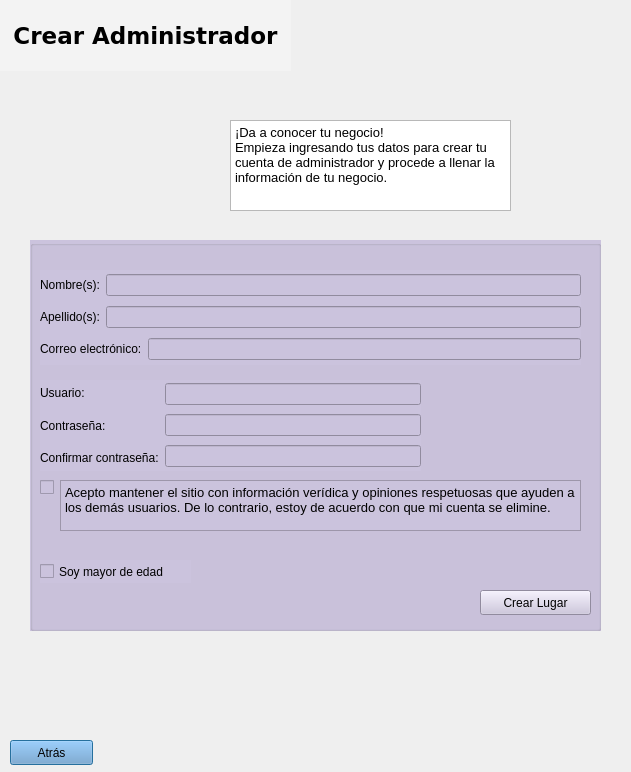
<?xml version="1.0" encoding="UTF-8"?>
<ui version="4.0">
 <class>CrearAdministrador</class>
 <widget class="QDialog" name="CrearAdministrador">
  <property name="geometry">
   <rect>
    <x>0</x>
    <y>0</y>
    <width>631</width>
    <height>772</height>
   </rect>
  </property>
  <property name="windowTitle">
   <string>Dialog</string>
  </property>
  <widget class="QLabel" name="label_17">
   <property name="geometry">
    <rect>
     <x>0</x>
     <y>0</y>
     <width>291</width>
     <height>71</height>
    </rect>
   </property>
   <property name="font">
    <font>
     <family>DejaVu Sans</family>
     <pointsize>17</pointsize>
     <weight>75</weight>
     <bold>true</bold>
    </font>
   </property>
   <property name="styleSheet">
    <string notr="true">background-color: rgb(243, 243, 243);</string>
   </property>
   <property name="text">
    <string>Crear Administrador</string>
   </property>
   <property name="alignment">
    <set>Qt::AlignCenter</set>
   </property>
  </widget>
  <widget class="QLabel" name="label_7">
   <property name="geometry">
    <rect>
     <x>450</x>
     <y>630</y>
     <width>171</width>
     <height>131</height>
    </rect>
   </property>
   <property name="text">
    <string/>
   </property>
   <property name="pixmap">
    <pixmap>../Pictures/taxi.png</pixmap>
   </property>
  </widget>
  <widget class="QLabel" name="label_6">
   <property name="geometry">
    <rect>
     <x>400</x>
     <y>0</y>
     <width>231</width>
     <height>101</height>
    </rect>
   </property>
   <property name="text">
    <string/>
   </property>
   <property name="pixmap">
    <pixmap>../Pictures/turis.png</pixmap>
   </property>
  </widget>
  <widget class="QPushButton" name="pushButton_atras">
   <property name="geometry">
    <rect>
     <x>10</x>
     <y>740</y>
     <width>83</width>
     <height>25</height>
    </rect>
   </property>
   <property name="styleSheet">
    <string notr="true">background-color: rgb(114, 159, 207);</string>
   </property>
   <property name="text">
    <string>Atrás</string>
   </property>
  </widget>
  <widget class="QTextBrowser" name="textBrowser">
   <property name="geometry">
    <rect>
     <x>230</x>
     <y>120</y>
     <width>281</width>
     <height>91</height>
    </rect>
   </property>
   <property name="html">
    <string>&lt;!DOCTYPE HTML PUBLIC &quot;-//W3C//DTD HTML 4.0//EN&quot; &quot;http://www.w3.org/TR/REC-html40/strict.dtd&quot;&gt;
&lt;html&gt;&lt;head&gt;&lt;meta name=&quot;qrichtext&quot; content=&quot;1&quot; /&gt;&lt;style type=&quot;text/css&quot;&gt;
p, li { white-space: pre-wrap; }
&lt;/style&gt;&lt;/head&gt;&lt;body style=&quot; font-family:'DejaVu Sans, '; font-size:10pt; font-weight:400; font-style:normal;&quot;&gt;
&lt;p style=&quot; margin-top:0px; margin-bottom:0px; margin-left:0px; margin-right:0px; -qt-block-indent:0; text-indent:0px;&quot;&gt;¡Da a conocer tu negocio! &lt;/p&gt;
&lt;p style=&quot; margin-top:0px; margin-bottom:0px; margin-left:0px; margin-right:0px; -qt-block-indent:0; text-indent:0px;&quot;&gt;Empieza ingresando tus datos para crear tu cuenta de administrador y procede a llenar la información de tu negocio.&lt;/p&gt;&lt;/body&gt;&lt;/html&gt;</string>
   </property>
  </widget>
  <widget class="QLabel" name="label_3">
   <property name="geometry">
    <rect>
     <x>30</x>
     <y>80</y>
     <width>151</width>
     <height>151</height>
    </rect>
   </property>
   <property name="text">
    <string/>
   </property>
   <property name="pixmap">
    <pixmap>../Downloads/pipol.png</pixmap>
   </property>
  </widget>
  <widget class="QGroupBox" name="groupBox">
   <property name="geometry">
    <rect>
     <x>30</x>
     <y>240</y>
     <width>571</width>
     <height>391</height>
    </rect>
   </property>
   <property name="styleSheet">
    <string notr="true">background-color: rgb(203, 195, 221);</string>
   </property>
   <property name="title">
    <string/>
   </property>
   <widget class="QPushButton" name="pushButton_crearLugar">
    <property name="geometry">
     <rect>
      <x>450</x>
      <y>350</y>
      <width>111</width>
      <height>25</height>
     </rect>
    </property>
    <property name="text">
     <string>Crear Lugar</string>
    </property>
   </widget>
   <widget class="QCheckBox" name="checkBox">
    <property name="geometry">
     <rect>
      <x>10</x>
      <y>240</y>
      <width>14</width>
      <height>15</height>
     </rect>
    </property>
    <property name="text">
     <string/>
    </property>
   </widget>
   <widget class="QCheckBox" name="checkBox_2">
    <property name="geometry">
     <rect>
      <x>10</x>
      <y>320</y>
      <width>151</width>
      <height>23</height>
     </rect>
    </property>
    <property name="text">
     <string>Soy mayor de edad</string>
    </property>
   </widget>
   <widget class="QTextBrowser" name="textBrowser_2">
    <property name="geometry">
     <rect>
      <x>30</x>
      <y>240</y>
      <width>521</width>
      <height>51</height>
     </rect>
    </property>
    <property name="verticalScrollBarPolicy">
     <enum>Qt::ScrollBarAlwaysOff</enum>
    </property>
    <property name="horizontalScrollBarPolicy">
     <enum>Qt::ScrollBarAlwaysOff</enum>
    </property>
    <property name="html">
     <string>&lt;!DOCTYPE HTML PUBLIC &quot;-//W3C//DTD HTML 4.0//EN&quot; &quot;http://www.w3.org/TR/REC-html40/strict.dtd&quot;&gt;
&lt;html&gt;&lt;head&gt;&lt;meta name=&quot;qrichtext&quot; content=&quot;1&quot; /&gt;&lt;style type=&quot;text/css&quot;&gt;
p, li { white-space: pre-wrap; }
&lt;/style&gt;&lt;/head&gt;&lt;body style=&quot; font-family:'DejaVu Sans, '; font-size:10pt; font-weight:400; font-style:normal;&quot;&gt;
&lt;p style=&quot; margin-top:0px; margin-bottom:0px; margin-left:0px; margin-right:0px; -qt-block-indent:0; text-indent:0px;&quot;&gt;Acepto mantener el sitio con información verídica y opiniones respetuosas que ayuden a los demás usuarios. De lo contrario, estoy de acuerdo con que mi cuenta se elimine.&lt;/p&gt;&lt;/body&gt;&lt;/html&gt;</string>
    </property>
   </widget>
   <widget class="QWidget" name="layoutWidget_2">
    <property name="geometry">
     <rect>
      <x>10</x>
      <y>140</y>
      <width>381</width>
      <height>91</height>
     </rect>
    </property>
    <layout class="QHBoxLayout" name="horizontalLayout_3">
     <item>
      <layout class="QVBoxLayout" name="verticalLayout">
       <item>
        <widget class="QLabel" name="label_4">
         <property name="text">
          <string>Usuario:</string>
         </property>
        </widget>
       </item>
       <item>
        <widget class="QLabel" name="label_12">
         <property name="text">
          <string>Contraseña:</string>
         </property>
        </widget>
       </item>
       <item>
        <widget class="QLabel" name="label_13">
         <property name="text">
          <string>Confirmar contraseña:</string>
         </property>
        </widget>
       </item>
      </layout>
     </item>
     <item>
      <layout class="QVBoxLayout" name="verticalLayout_2">
       <item>
        <widget class="QLineEdit" name="lineEdit_usuario"/>
       </item>
       <item>
        <widget class="QLineEdit" name="lineEdit_password"/>
       </item>
       <item>
        <widget class="QLineEdit" name="lineEdit_password_2"/>
       </item>
      </layout>
     </item>
    </layout>
   </widget>
   <widget class="QWidget" name="layoutWidget">
    <property name="geometry">
     <rect>
      <x>10</x>
      <y>30</y>
      <width>541</width>
      <height>95</height>
     </rect>
    </property>
    <layout class="QVBoxLayout" name="verticalLayout_3">
     <item>
      <layout class="QHBoxLayout" name="horizontalLayout_4">
       <item>
        <widget class="QLabel" name="label_5">
         <property name="text">
          <string>Nombre(s):</string>
         </property>
        </widget>
       </item>
       <item>
        <widget class="QLineEdit" name="lineEdit_nombre"/>
       </item>
      </layout>
     </item>
     <item>
      <layout class="QHBoxLayout" name="horizontalLayout_10">
       <item>
        <widget class="QLabel" name="label_8">
         <property name="text">
          <string>Apellido(s):</string>
         </property>
        </widget>
       </item>
       <item>
        <widget class="QLineEdit" name="lineEdit_apellido"/>
       </item>
      </layout>
     </item>
     <item>
      <layout class="QHBoxLayout" name="horizontalLayout_8">
       <item>
        <widget class="QLabel" name="label_11">
         <property name="text">
          <string>Correo electrónico:</string>
         </property>
        </widget>
       </item>
       <item>
        <widget class="QLineEdit" name="lineEdit_correo"/>
       </item>
      </layout>
     </item>
    </layout>
   </widget>
  </widget>
 </widget>
 <resources/>
 <connections/>
</ui>
